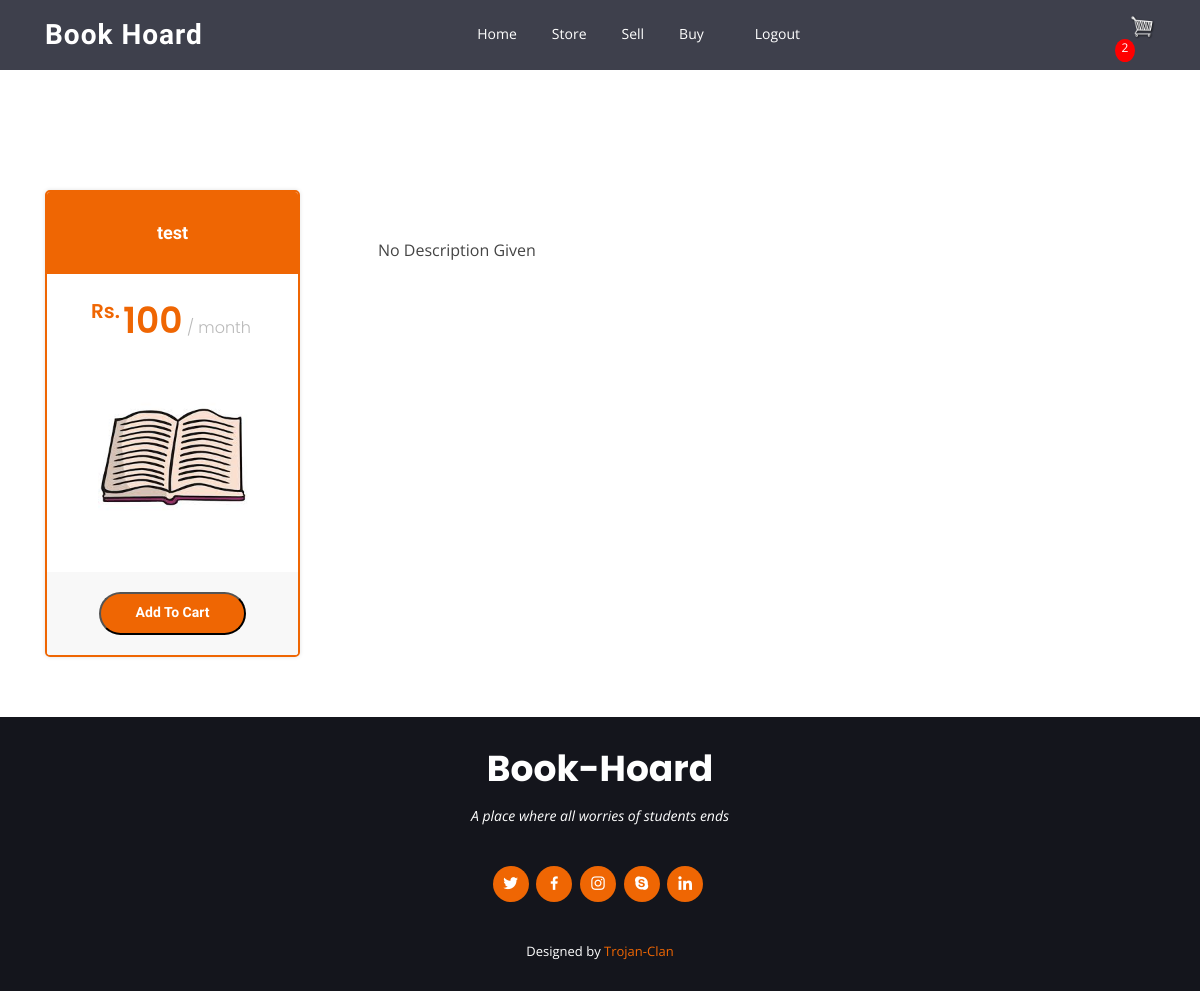
Screenshot of /product/2 (signed in) with the database file from the repository.
### hoard/models.py (models this page shows, shortened)
class Product(models.Model):
    TYPE = [
            ('Sell','Sell'),
            ('Rent','Rent'),
            ('Sell or Rent','Sell or Rent'),
    ]
    Category = [
            ('Gate','Gate'),
            ('Novel','Novel'),
            ('1st year','1st year'),
            ('2nd year','2nd year'),
            ('3rd year','3rd year'),
            ('4th year','4th year'),
            ('5th year','5th year'),
            ('All','Other'),
    ]
    Subject = [
            ('Math','Math'),
            ('Physics','Physics'),
            ('Chemistry ','Chemistry '),
            ('C ','C '),
            ('Engineering','Engineering'),
            ('All','Other'),
    ]
    owner        =  models.ForeignKey(User, on_delete=models.CASCADE)
    title        =  models.CharField(max_length = 25)
    type         =  models.CharField(max_length = 12, choices = TYPE, default = 'Sell')
    category     =  models.CharField(max_length = 12, choices = Category, default = 'Gate')
    sub          =  models.CharField(max_length = 12, choices = Subject, default = 'Math')
    price        =  models.IntegerField()
    description  =  models.TextField(default="No Description Given")
    image        =  models.ImageField(default='default.jpeg', upload_to='product')
    is_available =  models.BooleanField(default=True)

### hoard/views.py (the view)
# urls.py: path('product/<int:pk>',views.ProductDetailView.as_view(), name='product-detail'),
class ProductDetailView(DetailView):
    model = Product
    def get_context_data(self,**kwargs):
        context = super().get_context_data(**kwargs)
        try:
            order, created = Order.objects.get_or_create(customer=self.request.user, complete=False)
            context.update({'cust':'cust','cartItems':order.cart_items()})
        except ObjectDoesNotExist:
            context.update({'cust':'cust','cartItems':'0'})
        return context

### hoard/models.py (called while the page is built)
    def __str__(self):
        return self.username

    def cart_items(self):
        return self.products.count

### hoard/templates/hoard/product_detail.html (shortened to what this page needs)
{% extends "hoard/main.html"%}
{% block content %}
<svg class="hero-waves" xmlns="http://www.w3.org/2000/svg" xmlns:xlink="http://www.w3.org/1999/xlink" viewBox="0 24 150 28 " preserveAspectRatio="none">
  <defs>
    <path id="wave-path" d="M-160 44c30 0 58-18 88-18s 58 18 88 18 58-18 88-18 58 18 88 18 v44h-352z">
  </defs>
</svg>
<section id="pricing" class="pricing">
  <div class="container">
    <div class="row">
      <div class="col-lg-3 col-md-6 mt-4 mt-md-0">
        <div class="box featured" data-aos="zoom-in">
          <h3>{{object.title}}</h3>
          <h4><sup>Rs.</sup>{{object.price}}<span> / month</span></h4>
          <img class="product-image" src="{{ object.image.url }}" height="170px" alt="">
          <div class="btn-wrap">
            {% if object.owner != request.user %}
            <button data-product={{object.id}} data-action="add" class="btn-buy update-cart">Add To Cart</button>
            {% endif %}
          </div>
        </div>
      </div>
    <div class="col-lg-3 col-md-6 ml-5 mt-5">
      <p>{{object.description}}</p>
    </div>
  </div>
  </div>
</section>
{% endblock %}

### hoard/static/css/style.css (style rules this page uses)
.product-image { margin: 10px 5px; padding: 10px 5px; }
body { font-family: "Open Sans", sans-serif; color: #444444; }
h1, h2, h3, h4, h5, h6 { font-family: "Raleway", sans-serif; }
.hero-waves { display: block; width: 100%; height: 60px; position: relative; }
section { padding: 60px 0; overflow: hidden; }
.pricing .box { padding: 20px; background: #fff; text-align: center; box-shadow: 0px 0px 4px rgba(0, 0, 0, 0.12); border-radius: 5px; position: relative; overflow: hidden; }
.pricing h3 { font-weight: 400; margin: -20px -20px 25px -20px; padding: 30px 15px; font-size: 18px; font-weight: 600; color: #777777; background: #f8f8f8; }
.pricing h4 { font-size: 36px; color: #ef6603; font-weight: 600; font-family: "Poppins", sans-serif; margin-bottom: 20px; }
.pricing h4 sup { font-size: 20px; top: -15px; left: -3px; }
.pricing h4 span { color: #bababa; font-size: 16px; font-weight: 300; }
.pricing .btn-wrap { margin: 20px -20px -20px -20px; padding: 20px 15px; background: #f8f8f8; text-align: center; }
.pricing .btn-buy { background: #ef6603; display: inline-block; padding: 8px 35px 10px 35px; border-radius: 50px; color: #fff; transition: none; font-size: 14px; font-weight: 400; font-family: "Raleway", sans-serif; font-weight: 600; transition: 0.3s; }
.pricing .featured { border: 2px solid #ef6603; }
.pricing .featured h3 { color: #fff; background: #ef6603; }

### rows the page displays
Product: title "test", price "100", image (placeholder picture), description "No Description Given"

### other values shown
{{ cartItems }} "2"
